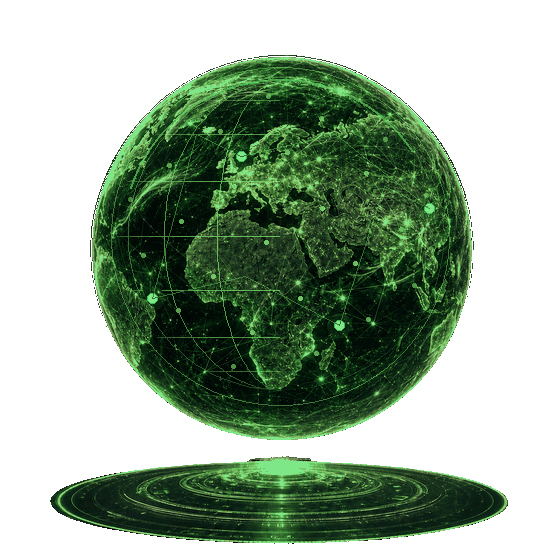
#> input picture assets/repository-globe-transparent-v3.gif, 560 x 560 px; its folder holds 6 pictures in this run
$ python validate_repository_globe.py
#> lines starting #> are read from the running program, lines starting #| are printed output that depends on the picture
#!/usr/bin/env python3
"""Validate the profile repository-globe assets."""

from pathlib import Path

from PIL import Image


ROOT = Path(__file__).resolve().parents[1]
GIF = ROOT / "assets" / "repository-globe-transparent-v3.gif"
STATIC = ROOT / "assets" / "repository-globe-transparent-v3-static.png"


def main() -> None:
    failures: list[str] = []
    for path in (GIF, STATIC):
        if not path.exists():
            failures.append(f"missing {path.name}")
    if failures:
        raise SystemExit("FAIL: " + "; ".join(failures))

    with Image.open(GIF) as image:
#> image is the input picture: PIL image 560x560 P; mean R, G, B, A 155.9, 35.8, 155, 117.5
        frames = getattr(image, "n_frames", 1)
#> frames = 64
        if frames < 48:
            failures.append(f"globe animation has only {frames} frames")
        if image.info.get("loop") != 0:
            failures.append("globe animation does not loop continuously")
        if "transparency" not in image.info:
            failures.append("globe animation has no transparent background")
        width, height = image.size
#> width = 560; height = 560
        if (width, height) != (560, 560):
            failures.append(f"unexpected globe dimensions {width}x{height}")
        if GIF.stat().st_size > 12 * 1024 * 1024:
            failures.append("globe animation exceeds 12 MiB")

    with Image.open(STATIC) as image:
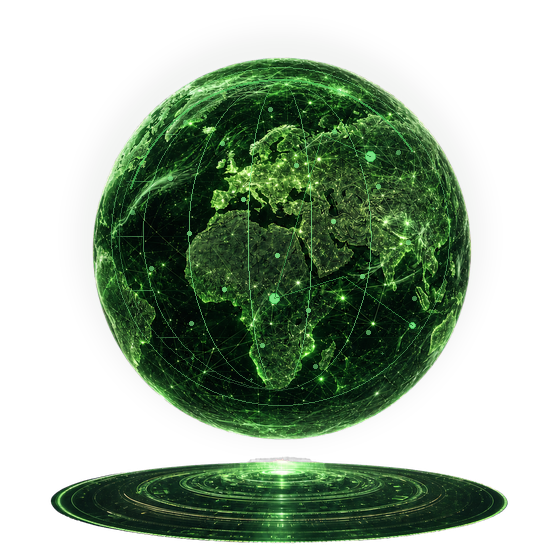
#> input picture assets/repository-globe-transparent-v3-static.png, 560 x 560 px
#> image is the input picture: PIL image 560x560 RGBA; mean R, G, B, A 21.3, 39.1, 20, 116.6
        if image.mode != "RGBA":
            failures.append(f"unexpected static globe mode {image.mode}")
        else:
            alpha = image.getchannel("A")
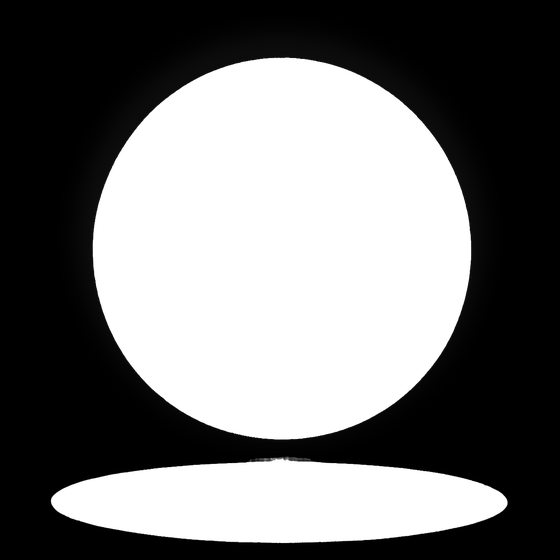
#> alpha: PIL image 560x560 L; min 0, max 255, mean 116.6
            extrema = alpha.getextrema()
#> extrema = (0, 255)
            corners = [
                alpha.getpixel((0, 0)),
                alpha.getpixel((image.width - 1, 0)),
                alpha.getpixel((0, image.height - 1)),
                alpha.getpixel((image.width - 1, image.height - 1)),
            ]
#> corners = [0, 0, 0, 0]
            if extrema != (0, 255):
                failures.append(f"static globe alpha range is {extrema}, expected (0, 255)")
            if any(corners):
                failures.append("static globe corners are not fully transparent")

    if failures:
        raise SystemExit("FAIL: " + "; ".join(failures))
    print(f"PASS: repository globe validated ({frames} frames; {GIF.stat().st_size:,} bytes).")
#| PASS: repository globe validated (64 frames; 1,199,766 bytes).


if __name__ == "__main__":
    main()
